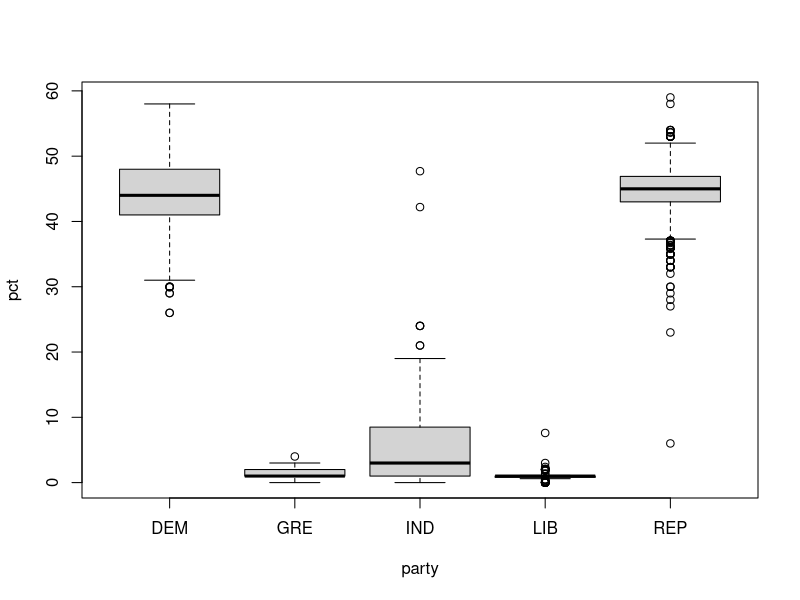
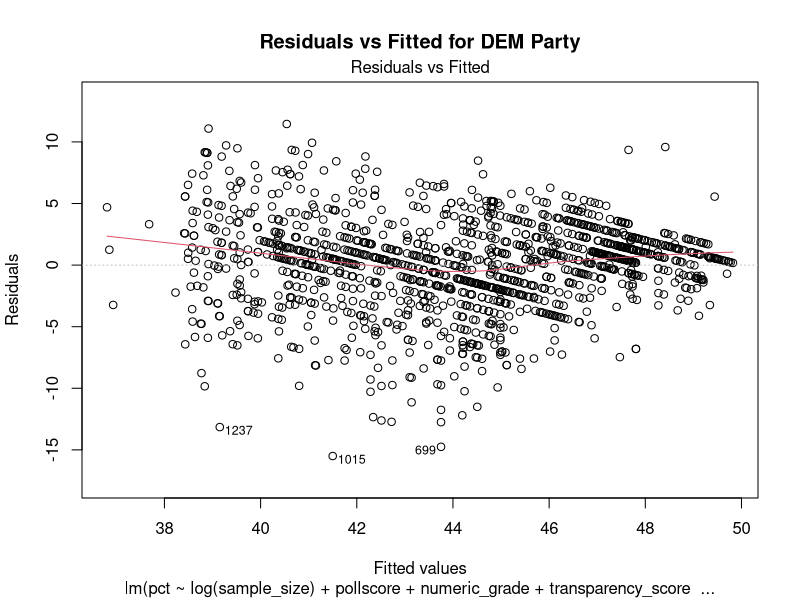
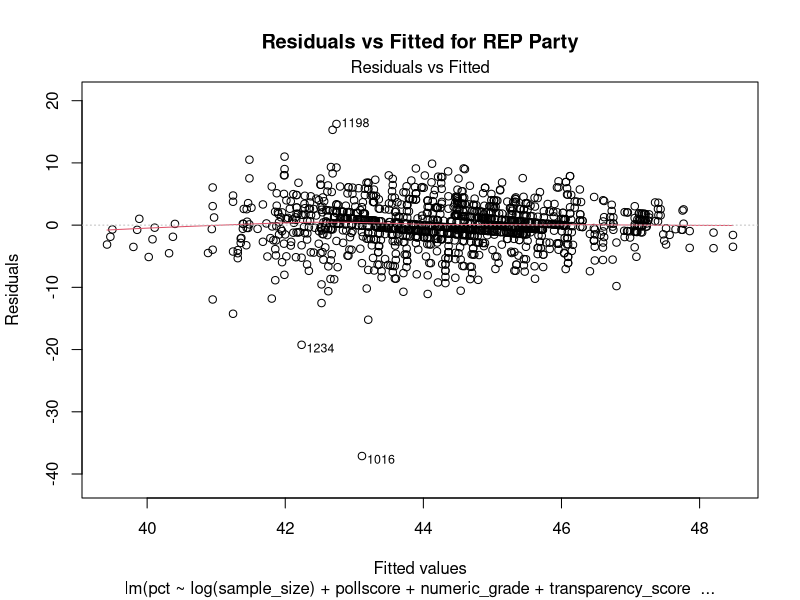
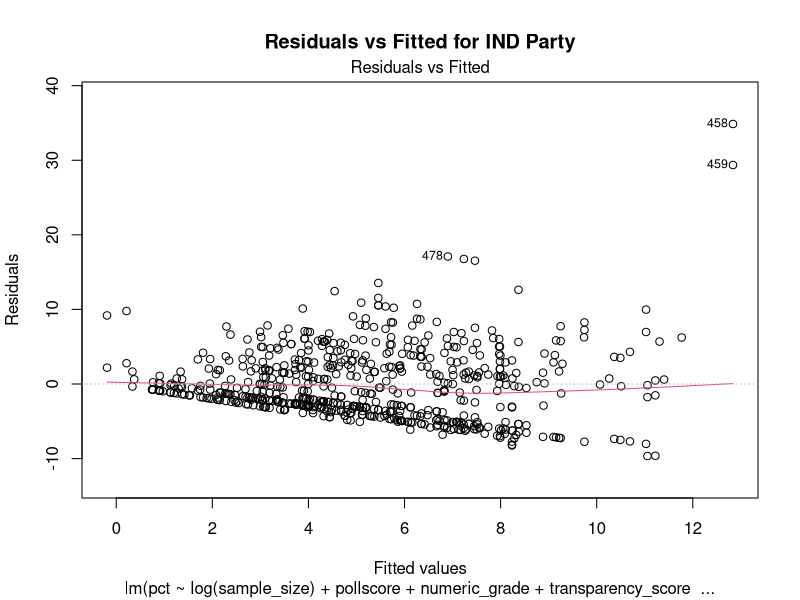
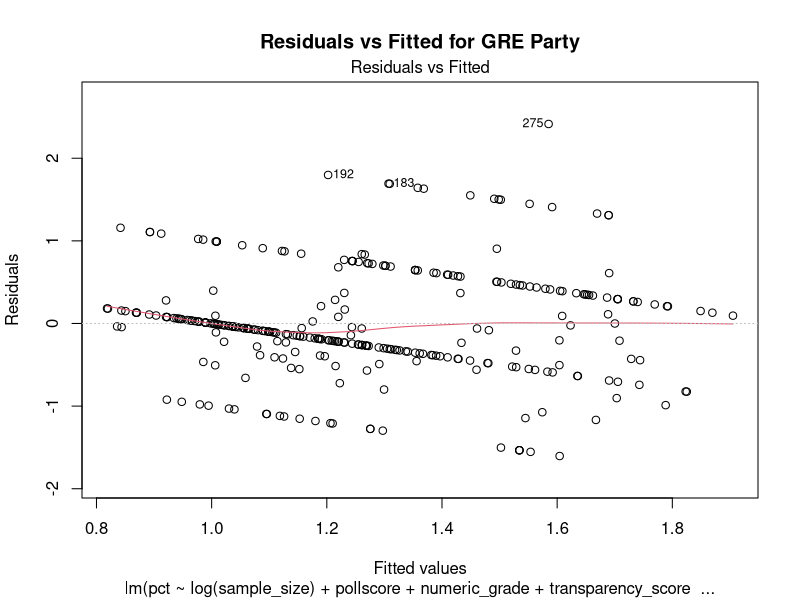
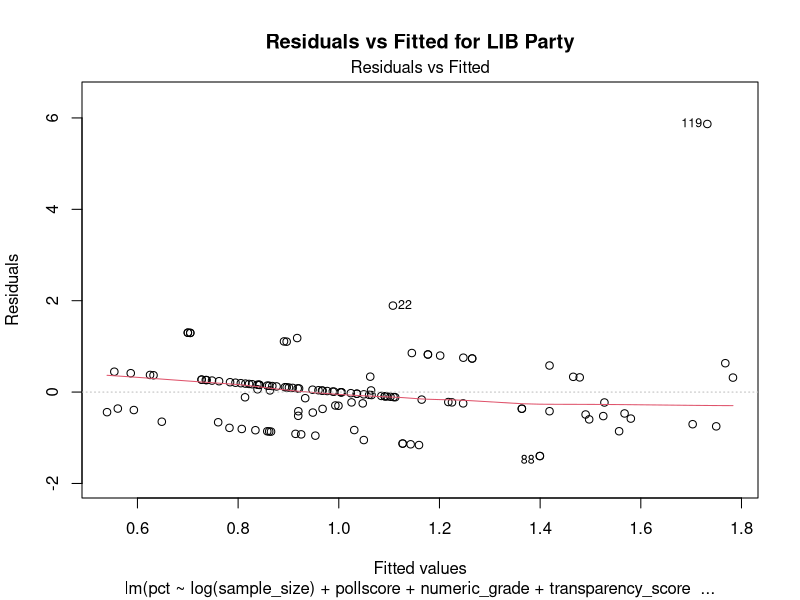
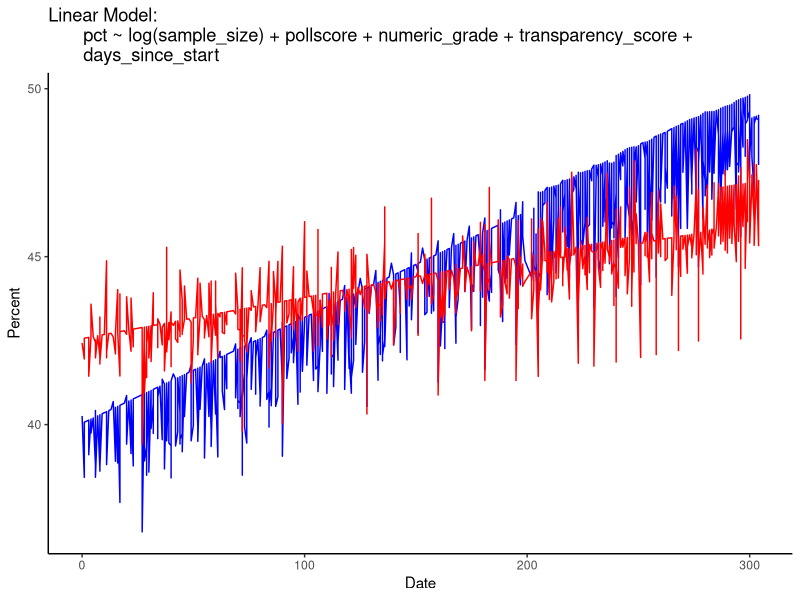

These charts were generated, in order, by the following R code: (Note: this script raises an error after producing the figures.)
#### Preamble ####
# Purpose: Models... [...UPDATE THIS...]
# Author: Rohan Alexander [...UPDATE THIS...]
# Date: 11 February 2023 [...UPDATE THIS...]
# Contact: rohan.alexander@utoronto.ca [...UPDATE THIS...]
# License: MIT
# Pre-requisites: [...UPDATE THIS...]
# Any other information needed? [...UPDATE THIS...]


#### Workspace setup ####
library(tidyverse)
#library(rstanarm)

#### Read data ####
cleaned_data <- read_csv("data/02-analysis_data/cleaned_data.csv")
nationwide_data <- cleaned_data %>%  filter(state == "National")

# only two entries for Conservative Party
unique_parties <- unique(nationwide_data$party)

# drop columns that have NA in numeric_grade or pollscore, and 2 entries for CON party
nationwide_data <- nationwide_data %>%
  drop_na(numeric_grade, pollscore) %>%
  filter(party != "CON") %>%
  mutate(days_since_start = as.numeric(end_date - min(end_date)))

unique_parties <- unique(nationwide_data$party)
nationwide_data$party <- as.factor(nationwide_data$party)

### Model data ####
boxplot(pct ~ party, data = nationwide_data)

# Create an empty list to store models
models <- list()

for (party in unique_parties) {
  # Subset the data for the current party
  party_data <- filter(nationwide_data, party == !!party)
  
  # Fit the linear model for the current party
  model <- lm(pct ~ log(sample_size) + pollscore + numeric_grade + transparency_score+days_since_start, data = party_data)
  
  # Store the model in the list, using the party name as the key
  models[[party]] <- model
}

for (party in names(models)) {
  # Extract the model for the current party
  current_model <- models[[party]]

  # Create a Residuals vs Fitted plot for the current model
  plot(current_model, which = 1, main = paste("Residuals vs Fitted for", party, "Party"))

  # Optionally, pause between plots to view them
  readline(prompt = "Press [Enter] to continue to the next plot...")
}

# choose a party to check summary
model_summary <- summary(models[['REP']])
# Access the R-squared and Adjusted R-squared values
r_squared <- model_summary$r.squared
adjusted_r_squared <- model_summary$adj.r.squared

# Print the model summary
print(model_summary)

# Need number not percent for some models
nationwide_data <- nationwide_data %>% mutate(
  num_party = round((pct / 100) * sample_size, 0)
)
# filter nationwide_data by parties
dem_data <- nationwide_data %>%
  filter(party == "DEM")
dem_data <- na.omit(dem_data)

dem_data <- dem_data |>
  mutate(
    pollster = factor(pollster)
  )

rep_data <- nationwide_data %>%
  filter(party == "REP")
rep_data <- na.omit(rep_data)

rep_data <- rep_data |>
  mutate(
    pollster = factor(pollster)
  )


# Augment the datasets with predictions
dem_data <- dem_data |>
  mutate(fitted_pct_dem = predict(models[['DEM']]))
rep_data <- rep_data |>
  mutate(fitted_pct_rep = predict(models[['REP']]))

combined_data <- bind_rows(dem_data, rep_data)
ggplot(combined_data, aes(x = days_since_start)) +
#  geom_point(aes(y = pct), color = "black") +
  geom_line(aes(y = fitted_pct_dem), data = subset(combined_data, party == "DEM"), color = "blue") +
  geom_line(aes(y = fitted_pct_rep), data = subset(combined_data, party == "REP"), color = "red") +
  theme_classic() +
  labs(y = "Percent", x = "Date", title = "Linear Model: 
       pct ~ log(sample_size) + pollscore + numeric_grade + transparency_score + 
       days_since_start")

modelsummary(models = models)

# Bayesian model section 
model_formula_dem <- cbind(num_party, sample_size - num_party) ~ log(sample_size) +
  pollscore + numeric_grade + (1 | pollster)

# Set normal priors for the coefficients
priors <- normal(0, 2.5, autoscale = TRUE)

bayesian_model_dem <- stan_glmer(
  formula = model_formula_dem,
  data = dem_data,
  family = binomial(link = "logit"),
  prior = priors,
  prior_intercept = priors,
  seed = 123,
  cores = 4,
  adapt_delta = 0.95
)
priors |>
  ggplot(aes(x = marathon_time)) +
  geom_histogram(binwidth = 10) +
  theme_classic()

# Posterior predictive checks
pp_check(bayesian_model_dem)

plot(bayesian_model_dem, pars = "(Intercept)", prob = 0.95)

spline_model_dem <- stan_glm(
  pct ~ ns(days_since_start, df = 7) + pollscore + log(sample_size) + pollster,  # Spline with 5 degrees of freedom for end_date_num
  data = dem_data,                            # DEM national dataset
  family = gaussian(),                        # Use a Gaussian family for continuous outcome
  prior = normal(0, 5),                       # Weakly informative prior for coefficients
  prior_intercept = normal(50, 10),           # Weakly informative prior for intercept
  seed = 1234,                                # Set seed for reproducibility
  iter = 2000,                                # Number of iterations
  chains = 4,                                 # Number of MCMC chains
  refresh = 0                                 # Suppress unnecessary output
)

spline_model_rep <- stan_glm(
  pct ~ ns(days_since_start, df = 7) + pollscore + log(sample_size) + pollster,  # Spline with 5 degrees of freedom for end_date_num
  data = rep_data,                            # DEM national dataset
  family = gaussian(),                        # Use a Gaussian family for continuous outcome
  prior = normal(0, 5),                       # Weakly informative prior for coefficients
  prior_intercept = normal(50, 10),           # Weakly informative prior for intercept
  seed = 1234,                                # Set seed for reproducibility
  iter = 2000,                                # Number of iterations
  chains = 4,                                 # Number of MCMC chains
  refresh = 0                                 # Suppress unnecessary output
)

pp_check(spline_model_dem)
pp_check(spline_model_rep)
# Create new data for prediction
new_data <- data.frame(
  pollscore = -1.5,
  sample_size = 1200,
  numeric_grade = 3,
  days_since_start = seq(
    min(dem_data$days_since_start),
    max(dem_data$days_since_start),
    length.out = 100
  ),
  pollster = factor("TIPP", levels = levels(dem_data$pollster))
)

posterior_preds_dem <- posterior_predict(spline_model_dem, newdata = new_data)
posterior_preds_rep <- posterior_predict(spline_model_rep, newdata = new_data)

# Summarize predictions
pred_summary_dem <- new_data |>
  mutate(
    pred_mean_dem = colMeans(posterior_preds_dem),
    pred_lower_dem = apply(posterior_preds_dem, 2, quantile, probs = 0.025),
    pred_upper_dem = apply(posterior_preds_dem, 2, quantile, probs = 0.975),
    party = "DEM"
  )

# Summarize predictions for REP
pred_summary_rep <- new_data |>
  mutate(
    pred_mean_rep = colMeans(posterior_preds_rep),
    pred_lower_rep = apply(posterior_preds_rep, 2, quantile, probs = 0.025),
    pred_upper_rep = apply(posterior_preds_rep, 2, quantile, probs = 0.975),
    party = "REP"
  )

# Combine both summaries into a single dataframe
pred_summary <- bind_rows(pred_summary_dem, pred_summary_rep)

combined_data <- bind_rows(dem_data, rep_data)

# Plot the spline fit
ggplot(combined_data, aes(x = days_since_start, y = pct, color = pollster)) +
  geom_line(
    data = pred_summary %>% filter(party == "DEM"),
    aes(x = days_since_start, y = pred_mean_dem),
    color = "blue",
    inherit.aes = FALSE
  ) +
  geom_ribbon(
    data = pred_summary %>% filter(party == "DEM"),
    aes(x = days_since_start, ymin = pred_lower_dem, ymax = pred_upper_dem),
    alpha = 0.2,
    fill = "blue",
    inherit.aes = FALSE
  ) +
  # Add REP predictions
  geom_line(
    data = pred_summary %>% filter(party == "REP"),
    aes(x = days_since_start, y = pred_mean_rep),
    color = "red",
    inherit.aes = FALSE
  ) +
  geom_ribbon(
    data = pred_summary %>% filter(party == "REP"),
    aes(x = days_since_start, ymin = pred_lower_rep, ymax = pred_upper_rep),
    alpha = 0.2,
    fill = "red",
    inherit.aes = FALSE
  ) +
  labs(
    x = "Days since 2024",
    y = "Percentage",
    title = "Poll Percentage over Time with Spline Fit"
  ) +
  theme_minimal()


#### Save model ####
saveRDS(
  bayesian_model_dem,
  file = "models/bayesian_model_dem.rds"
)


